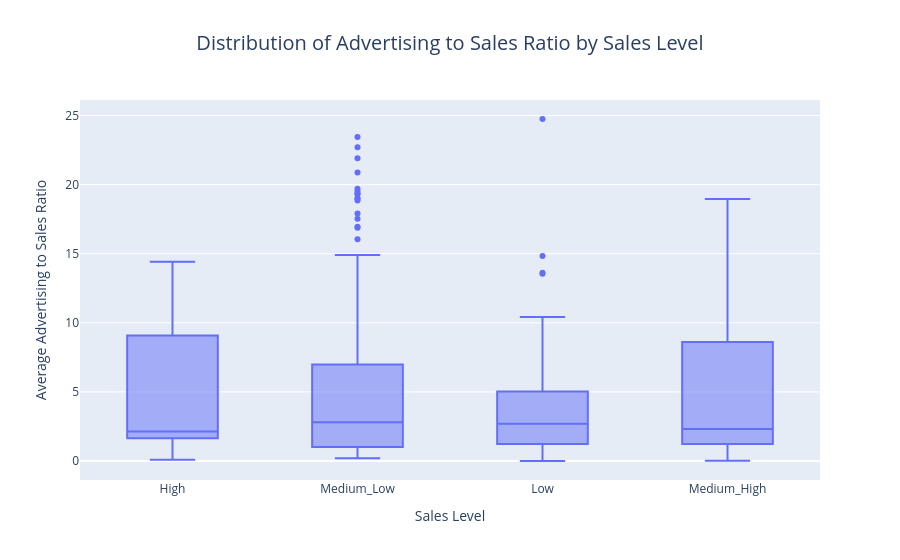

The code cell stored with this chart in its notebook:
### Code cell
fig = px.box (
    data,
    x = 'sales_level', 
    y = ['tv_to_sales_ratio', 'radio_to_sales_ratio', 'newspaper_to_sales_ratio'], 
    title = 'Distribution of Advertising to Sales Ratio by Sales Level', 
    labels = {'sales_level': 'Sales Level', 'value': 'Ratio (Spending / Sales)'}, 
    color_discrete_sequence = ['#636EFA', '#EF553B', '#00CC96'] )

fig.update_layout(
    xaxis_title = 'Sales Level',
    yaxis_title = 'Average Advertising to Sales Ratio',
    legend_title = 'Advertising Medium',
    title_font_size = 20,
    title_x = 0.5) 
fig.show()

### Figure 1 — Plotly figure (JSON) as saved in the notebook; plotly's stock layout.template omitted (floating-point values rounded to 4 significant figures; data arrays with more than 128 entries replaced by an {"elided": "..."} marker saying what was removed)
{"data": [{"alignmentgroup": "True", "hovertemplate": "Sales Level=%{x}<br>Ratio (Spending / Sales)=%{y}<extra></extra>", "legendgroup": "", "marker": {"color": "#636EFA"}, "name": "", "notched": false, "offsetgroup": "", "orientation": "v", "showlegend": false, "type": "box", "x": {"elided": "600 str values"}, "x0": " ", "xaxis": "x", "y": {"elided": "600 float values"}, "y0": " ", "yaxis": "y"}], "layout": {"boxmode": "group", "legend": {"title": {"text": "Advertising Medium"}, "tracegroupgap": 0}, "title": {"font": {"size": 20}, "text": "Distribution of Advertising to Sales Ratio by Sales Level", "x": 0.5}, "xaxis": {"anchor": "y", "domain": [0, 1], "title": {"text": "Sales Level"}}, "yaxis": {"anchor": "x", "domain": [0, 1], "title": {"text": "Average Advertising to Sales Ratio"}}}}
